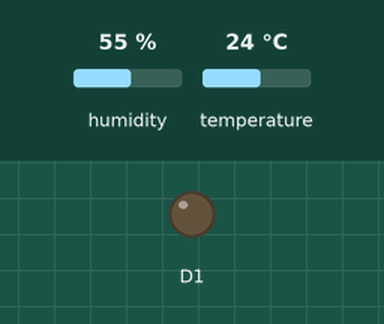
The sketch below on a simulated ESP8266 (NodeMCU). Parts: output pins drawn as LEDs (lit = HIGH). The test bench sets the inputs (shaded band); at power-on: humidity 55 %, temperature 24 °C. WiFi joins after 1.5 s; servers stay silent unless stated.

Above: at 0.1 s.
At 2.9 s:
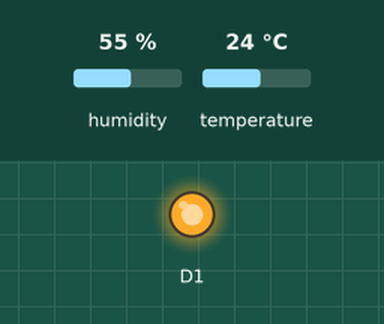
Timing chart, 0 to 4.4 s (numbered marks = the images above):
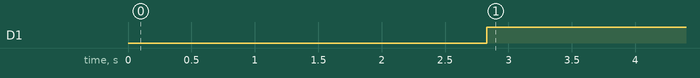

The sketch:

IoT_Blynk_Condition.ino
```cpp
#define BLYNK_TEMPLATE_ID           "TMPxxxxxx"
#define BLYNK_TEMPLATE_NAME         "Device"
#define BLYNK_AUTH_TOKEN            "YourAuthToken"

#define BLYNK_PRINT Serial


#include <ESP8266WiFi.h>
#include <BlynkSimpleEsp8266.h>
#include <DHT.h>

// Your WiFi credentials.
// Set password to "" for open networks.
char ssid[] = "YourNetworkName";
char pass[] = "YourPassword";

#define DHTPIN D2          // What digital pin we're connected to

// Uncomment whatever type you're using!
#define DHTTYPE DHT11     // DHT 11
//#define DHTTYPE DHT22   // DHT 22, AM2302, AM2321
//#define DHTTYPE DHT21   // DHT 21, AM2301

DHT dht(DHTPIN, DHTTYPE);
BlynkTimer timer;

// Global variable
int Temp_Condition = 0;
float Humidity, Temperature;

BLYNK_WRITE(V1)
{
  Temp_Condition = param.asInt();
}

void dhtEvent()
{
  Humidity = dht.readHumidity();
  Temperature = dht.readTemperature(); // or dht.readTemperature(true) for Fahrenheit

  if (isnan(Humidity) || isnan(Temperature)) {
    Serial.println("Failed to read from DHT sensor!");
    return;
  }
  // You can send any value at any time.
  // Please don't send more that 10 values per second.
  Blynk.virtualWrite(V5, Humidity);
  Blynk.virtualWrite(V6, Temperature);
}

void TempController()
{
  if(Temperature > Temp_Condition) {
    digitalWrite(D1, HIGH);
    Blynk.virtualWrite(V2, 1);
  } else {
    digitalWrite(D1, LOW);
    Blynk.virtualWrite(V2, 0);
  }
}

void setup()
{
  pinMode(D1, OUTPUT);
  // Debug console
  Serial.begin(115200);
  Blynk.begin(BLYNK_AUTH_TOKEN, ssid, pass);

  dht.begin();

  // Setup a function to be called every second
  timer.setInterval(1000L, dhtEvent);
  timer.setInterval(1000L, TempController);
}

void loop()
{
  Blynk.run();
  timer.run();
}
```

Measured:
- by itself, D1: LOW → HIGH at 2.8 s
